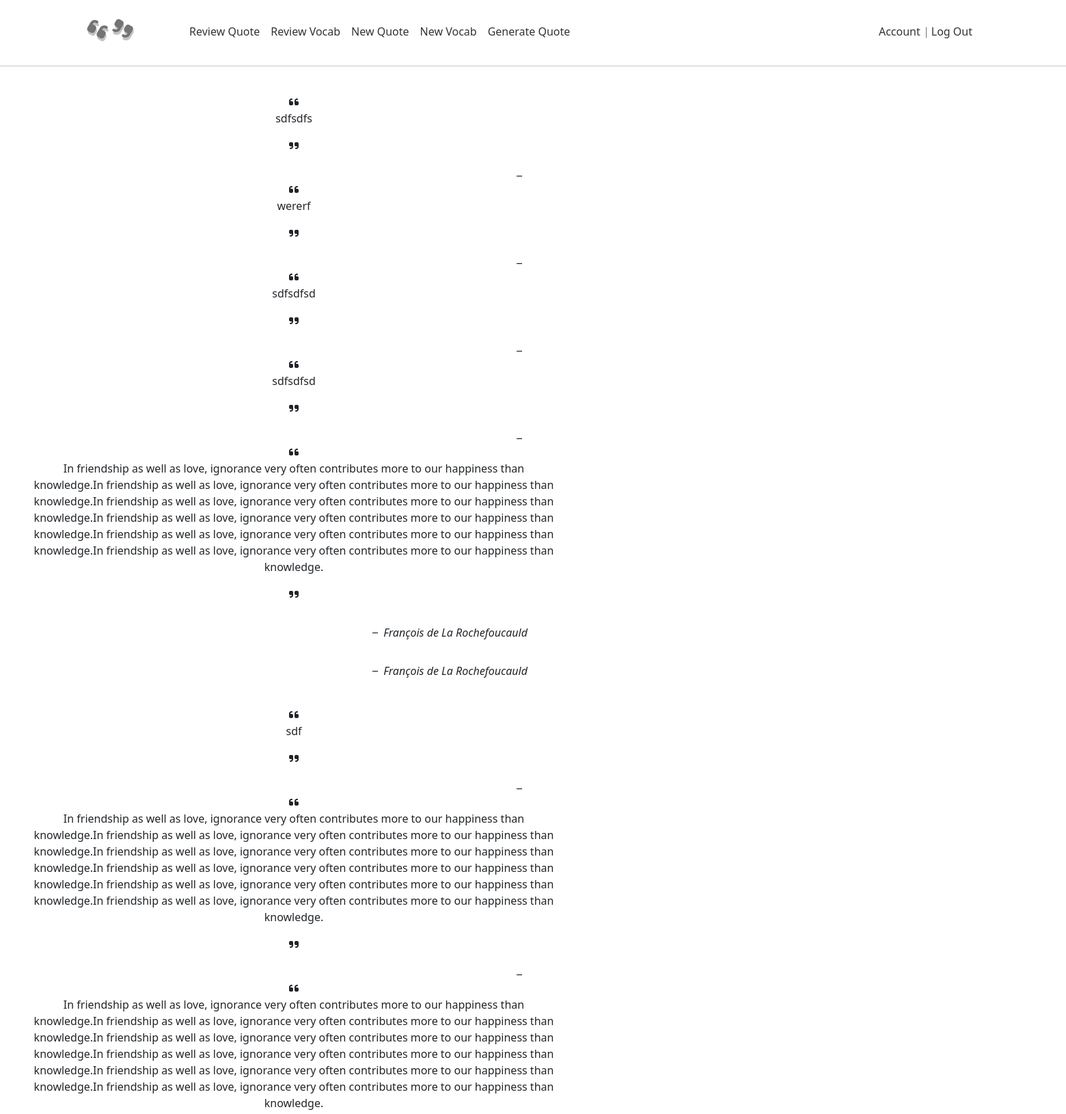
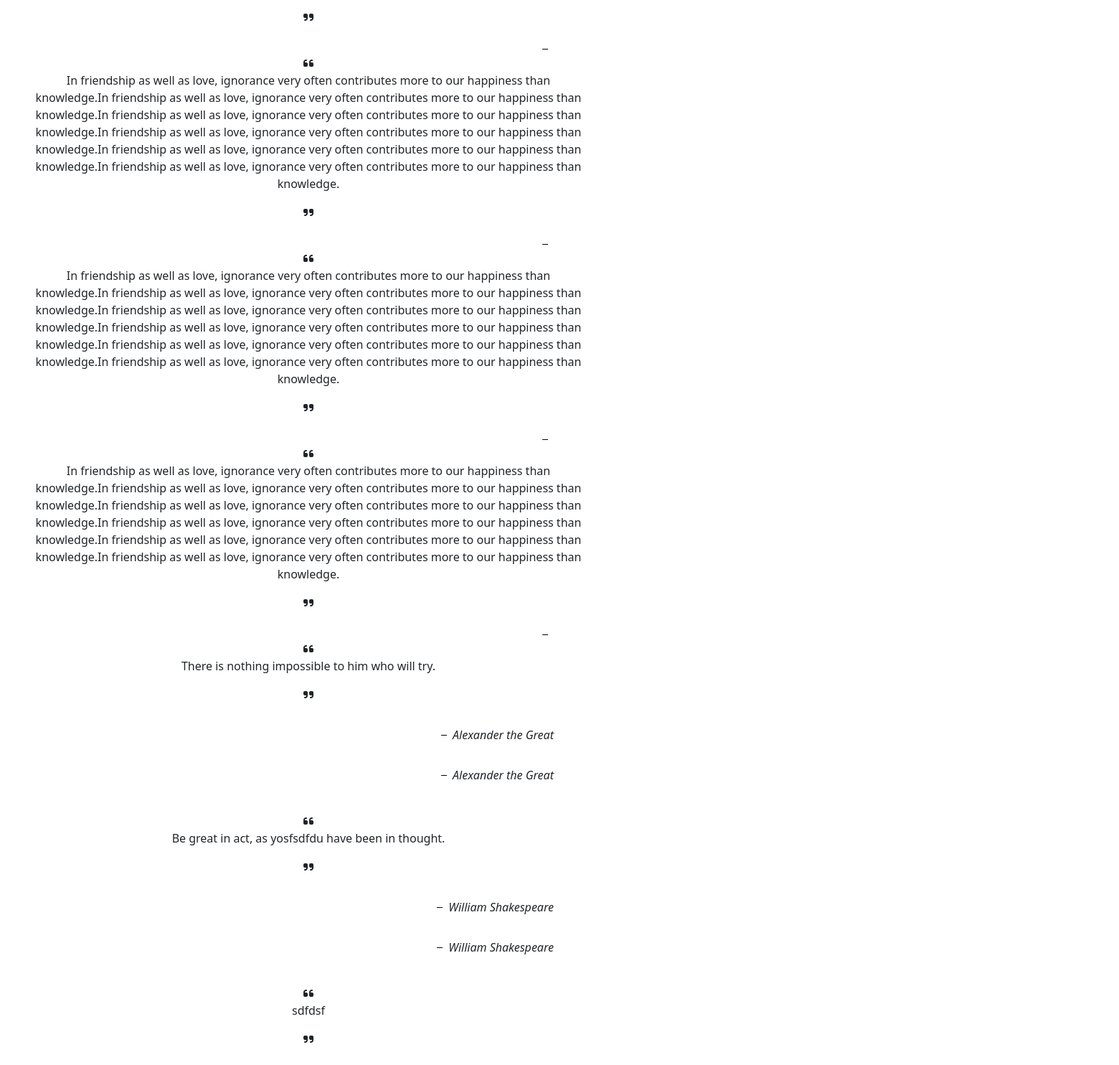
The page /quotes (signed in) on the database its author committed (2 pictures, top to bottom).
### app/models.py (models this page shows, shortened)
class Book(db.Model, UserMixin):
    id = db.Column(db.Integer, primary_key=True)
    title = db.Column(db.String(200), nullable=False)
    author = db.Column(db.String(1000), nullable=False)
    content = db.Column(db.Text, nullable=False)
    user_id = db.Column(db.Integer, db.ForeignKey('user.id'), nullable=False)

### app/routes.py (the view)
@app.route("/quotes", methods=["GET", "POST"])
@login_required
def quotes():
    books = Book.query.filter_by(user_id=str(current_user.id)).all()
    return render_template('quotes.html', books=books)

### app/models.py (called while the page is built)
@login_manager.user_loader
def load_user(user_id):
    return User.query.get(user_id)

### app/templates/quotes.html (shortened to what this page needs)
{% extends "layout.html" %}
{% block main %}
        <section class="review-quote">
        {% if books | length %}
            {% for book in books %}
                <div class="quote-container">
                        <i class="fas fa-quote-left left-quote"></i>
                        <p class="random-quote">
                            {{ book.content }}
                        </p>
                        <i class="fas fa-quote-right right-quote"></i>
                        <p class="author">{{ book.author }}</p>
                        <p class="author">{{ book.author }}</p>
                </div>
            {% endfor %}
        {% else %}
                <p>No Quotes.</p>
        {% endif %}
    </section>
{% endblock %}

### app/templates/layout.html (shortened to what this page needs)
<!DOCTYPE html>
<html lang="en">
<head>
    <link href="https://cdn.jsdelivr.net/npm/bootstrap@5.1.3/dist/css/bootstrap.min.css" rel="stylesheet">
    <link href="/static/styles.css" rel="stylesheet">
    <link rel="stylesheet" href="https://cdnjs.cloudflare.com/ajax/libs/font-awesome/6.4.0/css/all.min.css">
    <link href="https://fonts.cdnfonts.com/css/modern-typewriter" rel="stylesheet">
</head>
<body>
    <header class="nav-container">
    <nav class=" navbar navbar-expand-md navbar-custom ">
        <div class="container-fluid" id="navbarSupportedContent">
            <a class="navbar-brand" href="/"><i class="fas fa-quote-left logo"></i><i class="fas fa-quote-right logo"></i></a>
            <ul class="navbar-nav mt-2 nav-btns">
                <li class="nav-item"><a class="nav-link nav-btn" href="{{ url_for('quotes_review')}}">Review Quote</a></li>
                <li class="nav-item"><a class="nav-link nav-btn" href="{{ url_for('word_review')}}">Review Vocab</a></li>
                <li class="nav-item"><a class="nav-link nav-btn" href="{{ url_for('new_quote') }}">New Quote</a></li>
                <li class="nav-item"><a class="nav-link nav-btn" href="{{ url_for('new_word') }}">New Vocab</a></li>
                <li class="nav-item"><a class="nav-link nav-btn" href="{{ url_for('random_quote') }}">Generate Quote</a></li>
            </ul>
            <div class="collapse navbar-collapse" id="navbarSupportedContent">
                {% if current_user.is_authenticated %}
                <ul class="navbar-nav ms-auto mt-2">
                    <li class="nav-item"><a class="nav-link nav-btn" href="/account">Account</a></li>
                    <li class="nav-item"><a class="nav-link nav-btn logout-btn" href="/logout">Log Out</a></li>
                    {% else %}
                    <ul class="navbar-nav ms-auto mt-2">
                        <li class="nav-item"><a class="nav-link sign-up-btn nav-btn" href="/register">Sign Up</a></li>
                        <li class="nav-item"><a class="nav-link sign-in-btn nav-btn" href="/login">Sign In</a></li>
                    </ul>
                    {% endif %}
                </ul>
            </div>
        </div>
    </nav>
    <hr class="hr-line">
    </header>
        {% block main %}{% endblock %}
</body>
</html>

### app/static/styles.css (style rules this page uses)
* { margin: 0; padding: 0; box-sizing: border-box; }
body { scroll-behavior: smooth; overflow-x: hidden; }
nav .navbar-brand { font-size: xx-large; }
:root { --main-color: rgb(117, 115, 115); --secondary-color: rgb(52, 51, 51); --bg-color: rgb(236, 232, 232); }
.navbar-custom { height: 10vh; width: 85%; margin-left: 7.5%; align-items: center; background: transparent; transform: translateY(2px); z-index: 2; }
.nav-link { color: var(--secondary-color); }
.nav-btns { padding-left: 4%; }
.logo { margin-right: 0.5rem; text-shadow: 3px 3px rgba(117, 115, 115, 0.429); transform: rotate(30deg); color: var(--main-color); }
section { height: 100vh; width: 100%; }
.sign-in-btn, .sign-up-btn, .nav-btn { position: relative; }
.sign-in-btn::before, .logout-btn::before { content: ""; position: absolute; top: 50%; left: 0%; width: 1px; height: 1rem; background-color: var(--main-color); transform: translateY(-40%); }
.nav-btn::after { content: ""; position: absolute; bottom: 0px; left: 0%; width: 0; height: 3px; background-color: var(--main-color); transition: 0.5s; }
.quote-container { display: block; margin: 2.5rem; width: 50%; text-align: center; }
.author { position: relative; margin-top: 2rem; font-style: italic; margin-right: 3rem; text-align: end; }
.author::before { content: ""; position: absolute; height: 1px; width: 0.5rem; top: 50%; margin-left: -1rem; background-color: black; }
li { list-style: none; align-items: center; color: var(--main-color); }
.nav-container { width: 100%; }

### rows shown on the page
Book: content "sdfsdfs"
Book: content "wererf"
Book: content "sdfsdfsd"
Book: content "sdfsdfsd"
Book: content "In friendship as well as love, ignorance very often contributes more to our happiness than knowledge.In friendship as well as love, ignorance very often contributes more to our happiness than knowledge.In friendship as well as love, ignorance very often contributes more to our happiness than knowledge.In friendship as well as love, ignorance very often contributes more to our happiness than knowledge.In friendship as well as love, ignorance very often contributes more to our happiness than knowledge.In friendship as well as love, ignorance very often contributes more to our happiness than knowledge.", author "François de La Rochefoucauld"
Book: content "sdf"
Book: content "In friendship as well as love, ignorance very often contributes more to our happiness than knowledge.In friendship as well as love, ignorance very often contributes more to our happiness than knowledge.In friendship as well as love, ignorance very often contributes more to our happiness than knowledge.In friendship as well as love, ignorance very often contributes more to our happiness than knowledge.In friendship as well as love, ignorance very often contributes more to our happiness than knowledge.In friendship as well as love, ignorance very often contributes more to our happiness than knowledge."
Book: content "In friendship as well as love, ignorance very often contributes more to our happiness than knowledge.In friendship as well as love, ignorance very often contributes more to our happiness than knowledge.In friendship as well as love, ignorance very often contributes more to our happiness than knowledge.In friendship as well as love, ignorance very often contributes more to our happiness than knowledge.In friendship as well as love, ignorance very often contributes more to our happiness than knowledge.In friendship as well as love, ignorance very often contributes more to our happiness than knowledge."
Book: content "In friendship as well as love, ignorance very often contributes more to our happiness than knowledge.In friendship as well as love, ignorance very often contributes more to our happiness than knowledge.In friendship as well as love, ignorance very often contributes more to our happiness than knowledge.In friendship as well as love, ignorance very often contributes more to our happiness than knowledge.In friendship as well as love, ignorance very often contributes more to our happiness than knowledge.In friendship as well as love, ignorance very often contributes more to our happiness than knowledge."
Book: content "In friendship as well as love, ignorance very often contributes more to our happiness than knowledge.In friendship as well as love, ignorance very often contributes more to our happiness than knowledge.In friendship as well as love, ignorance very often contributes more to our happiness than knowledge.In friendship as well as love, ignorance very often contributes more to our happiness than knowledge.In friendship as well as love, ignorance very often contributes more to our happiness than knowledge.In friendship as well as love, ignorance very often contributes more to our happiness than knowledge."
Book: content "In friendship as well as love, ignorance very often contributes more to our happiness than knowledge.In friendship as well as love, ignorance very often contributes more to our happiness than knowledge.In friendship as well as love, ignorance very often contributes more to our happiness than knowledge.In friendship as well as love, ignorance very often contributes more to our happiness than knowledge.In friendship as well as love, ignorance very often contributes more to our happiness than knowledge.In friendship as well as love, ignorance very often contributes more to our happiness than knowledge."
Book: content "There is nothing impossible to him who will try.", author "Alexander the Great"
Book: content "Be great in act, as yosfsdfdu have been in thought.", author "William Shakespeare"
Book: content "sdfdsf"
